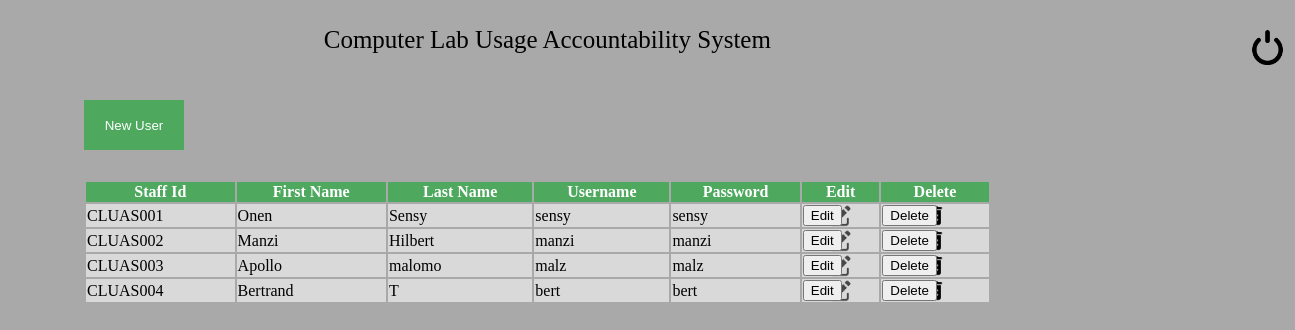
Screenshot of /adminPage.php (signed in) with the database file from the repository.
### tables this page shows
CREATE TABLE IF NOT EXISTS `staff` (
  `staffId` varchar(11) NOT NULL,
  `firstName` varchar(25) NOT NULL,
  `LastName` varchar(25) NOT NULL,
  `username` varchar(20) NOT NULL,
  `password` varchar(25) NOT NULL,
  PRIMARY KEY (`staffId`)
);

### adminPage.php (the view, shortened to what this page needs)
<?php
include 'dbconn.php';
$sql = "SELECT * from staff";
$result=$conn->prepare($sql);
$result->execute();
?>
<!DOCTYPE html>
<html lang="en">
<head>
    <link rel="stylesheet" href="admin.css">
</head>
<body>
    <h3>Computer Lab Usage Accountability System</h3>
    <a href="logout.php"><img src="/logout.png"></a>
    <a href="newStaff.php"><button>New User</button></a>
    <table class="staffTable">
        <thead>
            <tr>
                <th>Staff Id</th>
                <th>First Name</th>
                <th>Last Name</th>
                <th>Username</th>
                <th>Password</th>
                <th>Edit</th>
                <th>Delete</th>
            </tr>
        </thead>
        <tbody>
            <?php while ($list=$result->fetch(PDO::FETCH_ASSOC)) { ?>
            <tr>
                <form action="func.php" method="post">
                    <td>
                        <?php echo $list['staffId']; ?>
                    </td>
                    <td>
                        <?php echo $list['firstName']; ?>
                    </td>
                    <td>
                        <?php echo $list['LastName']; ?>
                    </td>
                    <td>
                        <?php echo $list['username']; ?>
                    </td>
                    <td>
                        <?php echo $list['password']; ?>
                    </td>
                    <td id="edit1">
                        <input type="submit" name="edit" name="edit" value="Edit">
                    </td>
                    <td id="delete1">
                        <input type="submit" name="delete" value="Delete">
                    </td>
                </form>
            </tr>
            <?php } ?>
        </tbody>
    </table>
</body>
</html>

### admin.css (style rules this page uses)
#edit1 { background-image: url('edit.png'); background-repeat: no-repeat; background-position: center center; background-size:25px; }
#delete1 { background-image: url('delete.png'); background-repeat: no-repeat; background-position: center center; background-size:25px; }
img { position: absolute; width: 35px; height: 35px; left: 1250px; top: 30px; }
h3 { position: absolute; width: 487px; height: 30px; left: 25%; top: 0px; font-weight: 400; font-size: 25px; line-height: 30px; color: #000000; }
button { position: absolute; width: 100px; height: 50px; left: 84px; top: 100px; border: none; color: white; background: #4EA95F; }
.staffTable { width: 70%; position: absolute; height: 40px; left: 84px; top: 180px; }
th { background-color: #4EA95F; color: white; border: none; }
td { background-color: #D9D9D9; }
body { background-color: #A9A9A9; }

### rows the page displays
staff: staffId "CLUAS001", firstName "Onen", LastName "Sensy", username "sensy", password "sensy"
staff: staffId "CLUAS002", firstName "Manzi", LastName "Hilbert", username "manzi", password "manzi"
staff: staffId "CLUAS003", firstName "Apollo", LastName "malomo", username "malz", password "malz"
staff: staffId "CLUAS004", firstName "Bertrand", LastName "T", username "bert", password "bert"
